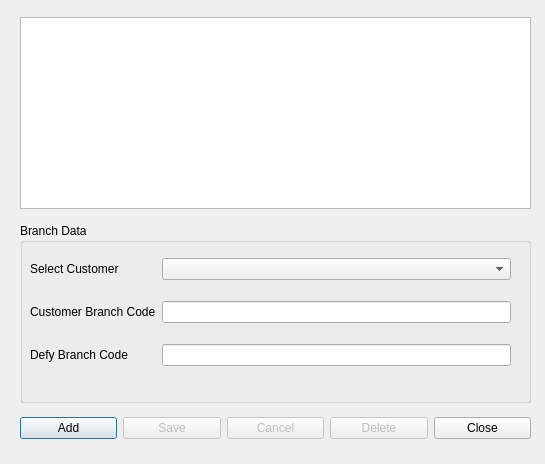
<?xml version="1.0" encoding="UTF-8"?>
<ui version="4.0">
 <class>ManageBranchesDialog</class>
 <widget class="QDialog" name="ManageBranchesDialog">
  <property name="geometry">
   <rect>
    <x>0</x>
    <y>0</y>
    <width>545</width>
    <height>464</height>
   </rect>
  </property>
  <property name="windowTitle">
   <string>Manage Branches</string>
  </property>
  <widget class="QWidget" name="verticalLayoutWidget">
   <property name="geometry">
    <rect>
     <x>20</x>
     <y>9</y>
     <width>511</width>
     <height>441</height>
    </rect>
   </property>
   <layout class="QVBoxLayout" name="verticalLayout">
    <item>
     <widget class="QTableView" name="tvwItems">
      <property name="sizePolicy">
       <sizepolicy hsizetype="Expanding" vsizetype="Fixed">
        <horstretch>0</horstretch>
        <verstretch>0</verstretch>
       </sizepolicy>
      </property>
     </widget>
    </item>
    <item>
     <widget class="QGroupBox" name="groupBox">
      <property name="sizePolicy">
       <sizepolicy hsizetype="Preferred" vsizetype="Fixed">
        <horstretch>0</horstretch>
        <verstretch>0</verstretch>
       </sizepolicy>
      </property>
      <property name="minimumSize">
       <size>
        <width>0</width>
        <height>180</height>
       </size>
      </property>
      <property name="title">
       <string>Branch Data</string>
      </property>
      <widget class="QWidget" name="gridLayoutWidget">
       <property name="geometry">
        <rect>
         <x>10</x>
         <y>20</y>
         <width>481</width>
         <height>141</height>
        </rect>
       </property>
       <layout class="QGridLayout" name="gridLayout" columnstretch="0,0,0">
        <item row="3" column="0">
         <widget class="QLabel" name="label_5">
          <property name="text">
           <string>Defy Branch Code</string>
          </property>
         </widget>
        </item>
        <item row="3" column="2">
         <widget class="QLineEdit" name="txtDefyBranchCode">
          <property name="text">
           <string/>
          </property>
         </widget>
        </item>
        <item row="0" column="0">
         <widget class="QLabel" name="cb">
          <property name="text">
           <string>Select Customer</string>
          </property>
         </widget>
        </item>
        <item row="2" column="2">
         <widget class="QLineEdit" name="txtCustBranchCode">
          <property name="text">
           <string/>
          </property>
         </widget>
        </item>
        <item row="2" column="0">
         <widget class="QLabel" name="label">
          <property name="text">
           <string>Customer Branch Code</string>
          </property>
         </widget>
        </item>
        <item row="0" column="2">
         <widget class="QComboBox" name="cbCustomer"/>
        </item>
       </layout>
      </widget>
     </widget>
    </item>
    <item>
     <layout class="QHBoxLayout" name="horizontalLayout_2">
      <property name="sizeConstraint">
       <enum>QLayout::SetFixedSize</enum>
      </property>
      <item>
       <widget class="QPushButton" name="btnAdd">
        <property name="text">
         <string>Add</string>
        </property>
       </widget>
      </item>
      <item>
       <widget class="QPushButton" name="btnSave">
        <property name="enabled">
         <bool>false</bool>
        </property>
        <property name="text">
         <string>Save</string>
        </property>
       </widget>
      </item>
      <item>
       <widget class="QPushButton" name="btnCancel">
        <property name="enabled">
         <bool>false</bool>
        </property>
        <property name="text">
         <string>Cancel</string>
        </property>
       </widget>
      </item>
      <item>
       <widget class="QPushButton" name="btnDelete">
        <property name="enabled">
         <bool>false</bool>
        </property>
        <property name="text">
         <string>Delete</string>
        </property>
       </widget>
      </item>
      <item>
       <widget class="QPushButton" name="btnClose">
        <property name="text">
         <string>Close</string>
        </property>
       </widget>
      </item>
     </layout>
    </item>
   </layout>
  </widget>
 </widget>
 <tabstops>
  <tabstop>tvwItems</tabstop>
  <tabstop>cbCustomer</tabstop>
  <tabstop>txtCustBranchCode</tabstop>
  <tabstop>txtDefyBranchCode</tabstop>
  <tabstop>btnAdd</tabstop>
  <tabstop>btnSave</tabstop>
  <tabstop>btnCancel</tabstop>
  <tabstop>btnDelete</tabstop>
  <tabstop>btnClose</tabstop>
 </tabstops>
 <resources/>
 <connections>
  <connection>
   <sender>btnClose</sender>
   <signal>clicked()</signal>
   <receiver>ManageBranchesDialog</receiver>
   <slot>close()</slot>
   <hints>
    <hint type="sourcelabel">
     <x>480</x>
     <y>416</y>
    </hint>
    <hint type="destinationlabel">
     <x>272</x>
     <y>223</y>
    </hint>
   </hints>
  </connection>
 </connections>
</ui>
